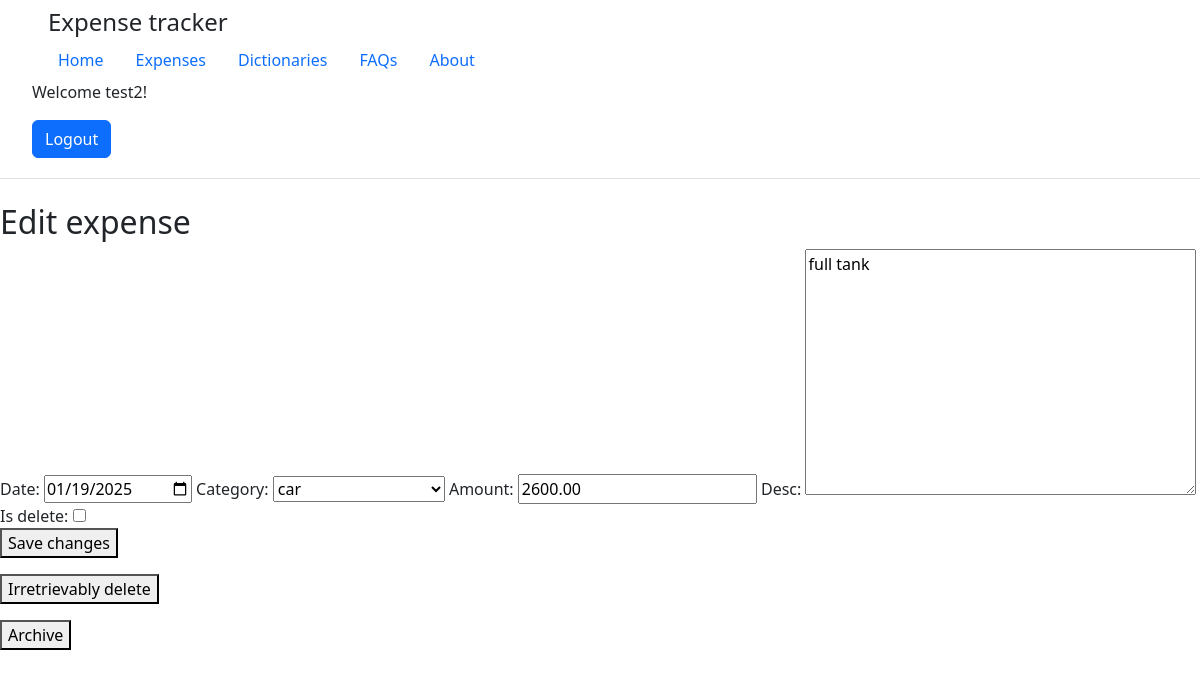
Page /expenses/43/ (signed in) on the committed database.
### tracker_app/models.py (models this page shows, shortened)
class Expense(models.Model):
    date = models.DateField()
    category = models.ForeignKey(Category, on_delete=models.CASCADE)
    amount = models.DecimalField(max_digits=10, decimal_places=2, validators=[validate_positiv_decimal])
    desc = models.TextField(blank=True, null=True)
    time_update = models.DateTimeField(auto_now=True)
    is_delete = models.BooleanField(default=False)
    class Meta:
        verbose_name = 'Expense'
        verbose_name_plural = 'Expenses'

### tracker_app/views.py (the view, shortened to what this page needs)
# urls.py: path('expenses/', views.Expenses.as_view(), name='expense'),
class Expenses(View):
    @decorator
    def get(self, request, pk=None):
        filter_type = request.GET.get('filter', 'active')
        filter_category = request.GET.get('filter_category', None)
        if filter_category:
            try:
                filter_category = int(filter_category)
            except ValueError:
                filter_category = None
        categories = Category.objects.all()
        list_for_auth = UserExpenses.objects.filter(user=request.user.id)
        expenses_for_auth = list_for_auth.values_list('expense', flat=True)
        today = datetime.date.today()
        if pk is None:
            if filter_category:
                exp_list = Expense.objects.filter(id__in=expenses_for_auth, category=filter_category).order_by("-date")
            else:
                exp_list = Expense.objects.filter(id__in=expenses_for_auth).order_by("-date")
            if filter_type == 'active':
                exp_list = exp_list.filter(is_delete=False)
            elif filter_type == 'deleted':
                exp_list = exp_list.filter(is_delete=True)
            return render(request, 'tracker_app/expenses.html', {
                'exp_list': exp_list,
                'filter_type': filter_type,
                'filter_category': filter_category,
                'categories': categories,
                'today': today
            })
        else:
            exp = get_object_or_404(Expense, pk=pk)
            form = ExpensesForm(instance=exp)
            return render(request, 'tracker_app/expenses_edit.html', {'form': form, 'exp': exp, 'today': today})

### tracker_app/forms.py
class ExpensesForm(forms.ModelForm):
    class Meta:
        model = Expense
        fields = ['date', 'category', 'amount', 'desc', 'is_delete']
        widgets = {
                    'date': forms.DateInput(attrs={'type': 'date'}),  # HTML5-виджет выбора даты
                }

### tracker_app/models.py (called while the page is built)
    def __str__(self):
        return self.name

### tracker_app/views.py (called while the page is built)
def decorator(func):
    def wrapper(self, request, *args, **kwargs):
        if request.user.is_authenticated:
            return func(self, request,  *args, **kwargs)
        else:
            return redirect('users:login')
    return wrapper

### tracker_app/templates/tracker_app/expenses_edit.html (shortened to what this page needs)
{% extends 'users/base.html' %}
{% block body%}
<form method="post">
    <h2>Edit expense</h2>
    {{ form.as_table }}
    <p><button type="submit" name="action" value="edit_expense">Save changes</button></p>
</form>
<form method="post" action="{% url 'tracker:edit_expense' pk=exp.pk %}">
    <p><button type="submit" name="action" value="delete_expense">Irretrievably delete</button></p>
</form>
<form method="post" action="{% url 'tracker:edit_expense' pk=exp.pk %}">
    <p><button type="submit" name="action" value="archive_expense">Archive</button></p>
</form>
{% endblock %}

### users/templates/users/base.html (shortened to what this page needs)
{% load static %}
<!doctype html>
<html lang="en">
<head>
    <link rel="stylesheet" href="https://cdn.jsdelivr.net/npm/bootstrap@5.3.3/dist/css/bootstrap.min.css">
    <link rel="stylesheet" href="{% static 'users/css/main_style.css' %}">
</head>
<body>
    <header class="d-flex flex-wrap align-items-center justify-content-between py-1 mb-4 border-bottom">
        <a href="/" class="d-flex align-items-center mb-3 mb-md-0 me-md-0 text-dark text-decoration-none">
            <svg class="bi me-2" width="40" height="32" role="img" aria-label="Bootstrap"><use xlink:href="#bootstrap"/></svg>
            <span class="fs-4">Expense tracker</span>
        </a>
        <div class="container custom-container">
            <ul class="nav nav-pills justify-content-start">
                <li class="nav-item">
                    <a href="{% url 'tracker:home' %}" class="nav-link {% if request.path == '/' %}active{% endif %}" aria-current="page">Home</a>
                </li>
                <li class="nav-item">
                    <a href="{% url 'tracker:expense' %}" class="nav-link {% if request.path == '/expenses/' %}active{% endif %}">Expenses</a>
                </li>
                <li class="nav-item">
                    <a href="{% url 'tracker:dict' %}" class="nav-link {% if request.path == '/dict/' %}active{% endif %}">Dictionaries</a>
                </li>
                <li class="nav-item"><a href="#" class="nav-link">FAQs</a></li>
                <li class="nav-item"><a href="#" class="nav-link">About</a></li>
            </ul>
        </div>
        <ul>
            {% if user.is_authenticated %}
                <div class="user-info">
                    <p>Welcome {{ user.username }}!</p>
                    <li class="btn btn-primary"><a href="{% url 'users:logout' %}" role="button" style="text-decoration: none; color: white;">Logout</a></li>
                </div>
            {% else %}
                <div class="user-info">
                    <p>Hello unknown!</p>
                    <li class="btn btn-primary"><a href="{% url 'users:login' %}" role="button" style="text-decoration: none; color: white;">Please login</a></li>
                </div>
            {% endif %}
        </ul>
    </header>
    <main>
        {% block body %}
        {% endblock %}
    </main>
</body>
</html>

### users/static/users/css/main_style.css (style rules this page uses)
main { margin-top: 0vh; }

### rows in the picture
Expense: date "01/19/2025", category "car", amount "2600.00", desc "full tank"

### other values in the picture
{{ user.username }} "test2"
